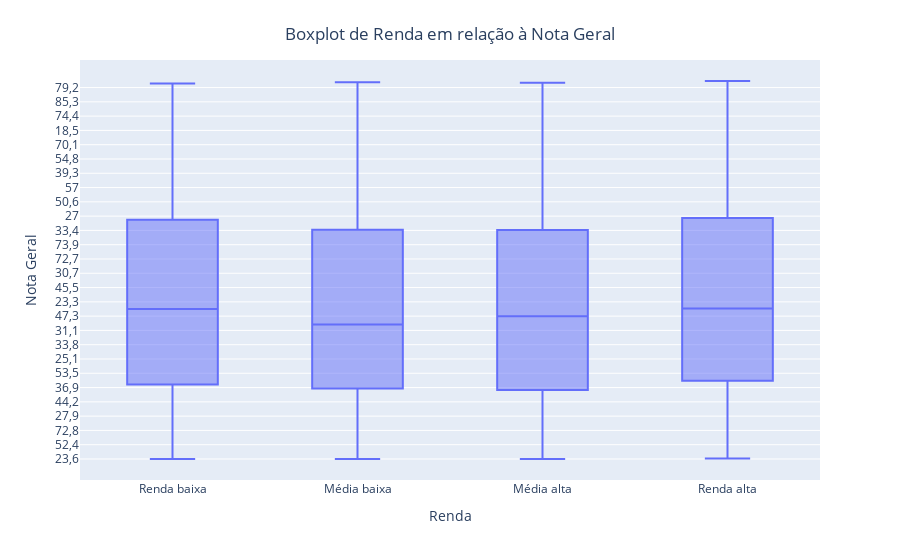

The code cell stored with this chart in its notebook:
### Code cell
categorias = {
    'A': 'Renda baixa',
    'B': 'Média baixa',
    'C': 'Média alta',
    'D': 'Média alta',
    'E': 'Renda alta',
    'F': 'Renda alta',
    'G': 'Renda alta'
}

dados_explorados.loc[:, 'Categoria'] = dados_explorados['Renda'].map(categorias)

fig = px.box(dados_explorados, x='Categoria', y='Nota_geral', 
             labels={'Categoria': 'Renda', 'Nota_geral': 'Nota Geral'})

fig.update_layout(title='Boxplot de Renda em relação à Nota Geral', title_x=0.5, title_y=0.95)
fig.show()

### Figure 1 — Plotly figure (JSON) as saved in the notebook; plotly's stock layout.template omitted (floating-point values rounded to 4 significant figures; data arrays with more than 128 entries replaced by an {"elided": "..."} marker saying what was removed)
{"data": [{"alignmentgroup": "True", "hovertemplate": "Renda=%{x}<br>Nota Geral=%{y}<extra></extra>", "legendgroup": "", "marker": {"color": "#636efa"}, "name": "", "notched": false, "offsetgroup": "", "orientation": "v", "showlegend": false, "type": "box", "x": {"elided": "3555 str values"}, "x0": " ", "xaxis": "x", "y": {"elided": "3555 str values"}, "y0": " ", "yaxis": "y"}], "layout": {"boxmode": "group", "legend": {"tracegroupgap": 0}, "margin": {"t": 60}, "title": {"text": "Boxplot de Renda em relação à Nota Geral", "x": 0.5, "y": 0.95}, "xaxis": {"anchor": "y", "domain": [0, 1], "title": {"text": "Renda"}}, "yaxis": {"anchor": "x", "domain": [0, 1], "title": {"text": "Nota Geral"}}}}
